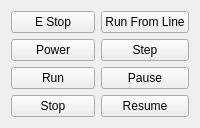
      <widget class="QWidget" name="tab_7">
       <attribute name="title">
        <string>Mach</string>
       </attribute>
       <layout class="QGridLayout" name="gridLayout_12">
        <item row="3" column="0">
         <widget class="QPushButton" name="stop_pb">
          <property name="sizePolicy">
           <sizepolicy hsizetype="Minimum" vsizetype="Expanding">
            <horstretch>0</horstretch>
            <verstretch>0</verstretch>
           </sizepolicy>
          </property>
          <property name="text">
           <string>Stop</string>
          </property>
         </widget>
        </item>
        <item row="2" column="0">
         <widget class="QPushButton" name="run_pb">
          <property name="sizePolicy">
           <sizepolicy hsizetype="Minimum" vsizetype="Expanding">
            <horstretch>0</horstretch>
            <verstretch>0</verstretch>
           </sizepolicy>
          </property>
          <property name="text">
           <string>Run</string>
          </property>
         </widget>
        </item>
        <item row="0" column="0">
         <widget class="QPushButton" name="estop_pb">
          <property name="sizePolicy">
           <sizepolicy hsizetype="Minimum" vsizetype="Expanding">
            <horstretch>0</horstretch>
            <verstretch>0</verstretch>
           </sizepolicy>
          </property>
          <property name="text">
           <string>E Stop</string>
          </property>
          <property name="off_text" stdset="0">
           <string>E Stop</string>
          </property>
          <property name="on_text" stdset="0">
           <string>Danger</string>
          </property>
          <property name="led_indicator" stdset="0">
           <bool>true</bool>
          </property>
         </widget>
        </item>
        <item row="1" column="0">
         <widget class="QPushButton" name="power_pb">
          <property name="sizePolicy">
           <sizepolicy hsizetype="Minimum" vsizetype="Expanding">
            <horstretch>0</horstretch>
            <verstretch>0</verstretch>
           </sizepolicy>
          </property>
          <property name="text">
           <string>Power</string>
          </property>
          <property name="on_text" stdset="0">
           <string>Power On</string>
          </property>
          <property name="off_text" stdset="0">
           <string>Power Off</string>
          </property>
          <property name="led_indicator" stdset="0">
           <bool>true</bool>
          </property>
         </widget>
        </item>
        <item row="0" column="1">
         <widget class="QPushButton" name="run_from_line_pb">
          <property name="sizePolicy">
           <sizepolicy hsizetype="Minimum" vsizetype="Expanding">
            <horstretch>0</horstretch>
            <verstretch>0</verstretch>
           </sizepolicy>
          </property>
          <property name="text">
           <string>Run From Line</string>
          </property>
         </widget>
        </item>
        <item row="1" column="1">
         <widget class="QPushButton" name="step_pb">
          <property name="sizePolicy">
           <sizepolicy hsizetype="Minimum" vsizetype="Expanding">
            <horstretch>0</horstretch>
            <verstretch>0</verstretch>
           </sizepolicy>
          </property>
          <property name="text">
           <string>Step</string>
          </property>
         </widget>
        </item>
        <item row="2" column="1">
         <widget class="QPushButton" name="pause_pb">
          <property name="sizePolicy">
           <sizepolicy hsizetype="Minimum" vsizetype="Expanding">
            <horstretch>0</horstretch>
            <verstretch>0</verstretch>
           </sizepolicy>
          </property>
          <property name="text">
           <string>Pause</string>
          </property>
         </widget>
        </item>
        <item row="3" column="1">
         <widget class="QPushButton" name="resume_pb">
          <property name="sizePolicy">
           <sizepolicy hsizetype="Minimum" vsizetype="Expanding">
            <horstretch>0</horstretch>
            <verstretch>0</verstretch>
           </sizepolicy>
          </property>
          <property name="text">
           <string>Resume</string>
          </property>
         </widget>
        </item>
       </layout>
      </widget>
